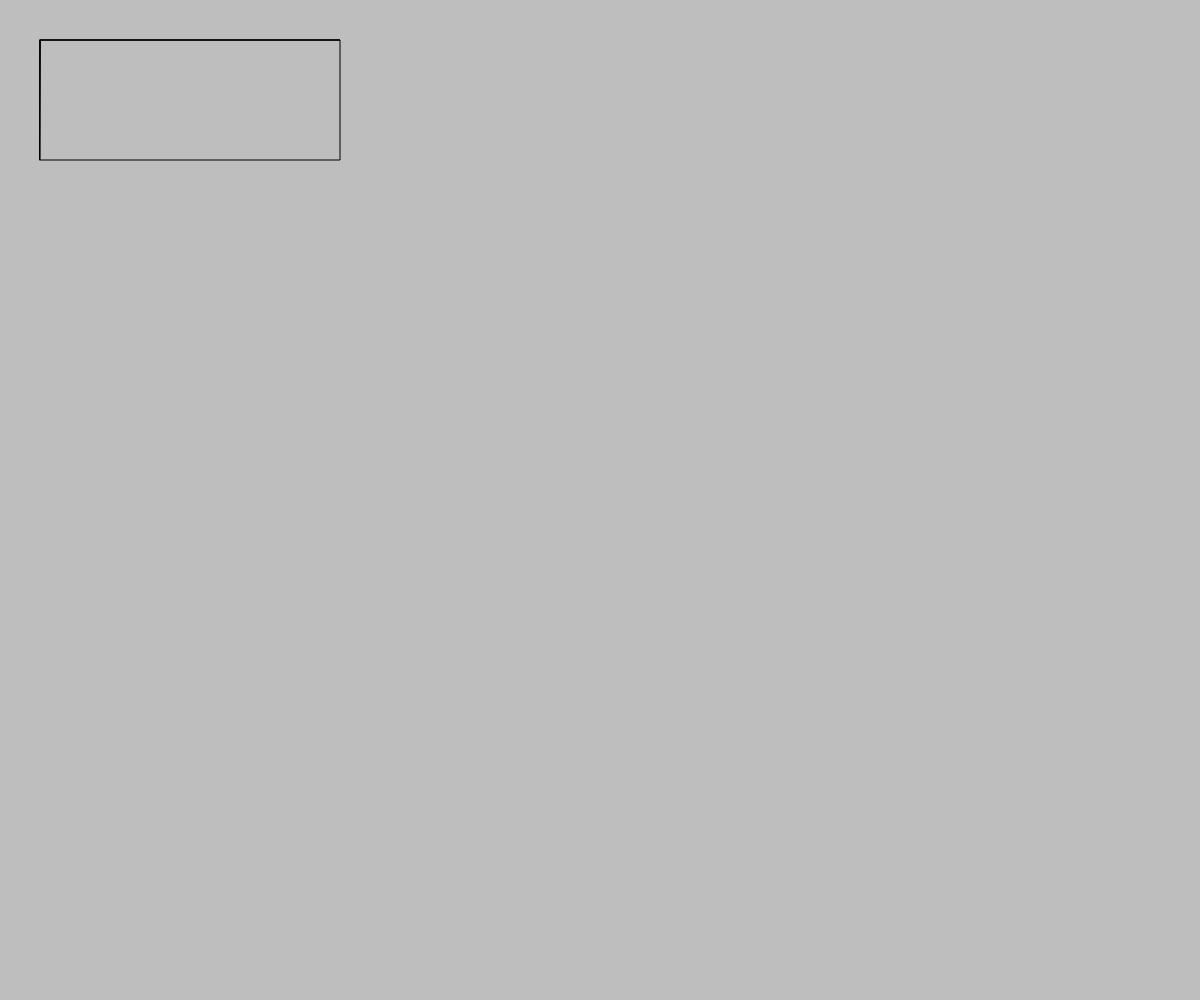
Frame 1 (no input)
Frame 60 (no input): identical to frame 1, image omitted
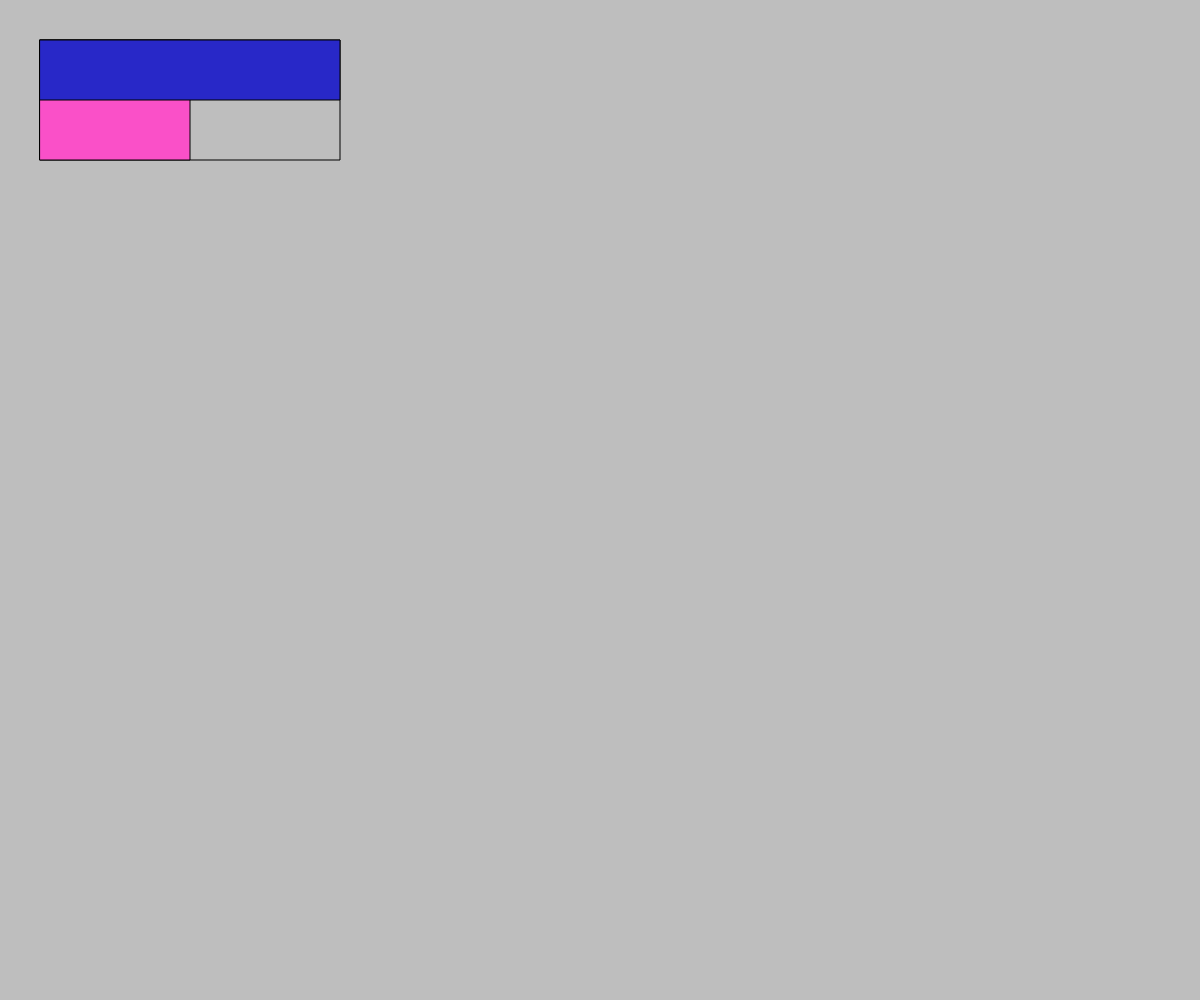
Frame 120 (the mouse pressed at the canvas centre since frame 60)

The p5.js sketch that drew these frames (run headless with seeded random() and noise() and a simulated clock; from frame 60 on, the mouse is pressed at the canvas centre):

// p5.js sketch
// ── sketch.js
function setup() {
  // using innerwidth and innerheight applys the width and height you set in css
  createCanvas(innerWidth, innerHeight);
}

function draw() {
  background(190);
  ////////////////
  // mapping
  ////////////////
  noFill();
  rect(40,40,300,120);
  fill(250,80,200);
  // width is only avaible after createCanvas has been put into setup function
  let w = map(mouseX,0,width,0,300);
  rect(40,40,w,120);

  fill(40,40,200);
  // height is only avaible after createCanvas has been put into setup function
  let h = map(mouseY,0,height,0,120);
  rect(40,40,300,h);

  
}

// ── style.css
body {
  margin: 0;
  padding: 0;

  /*below 5 lines used to center the page */
  display: flex;
  justify-content: center;
  align-items: center;
  width: 100vw;
  height: 100vh;
}

canvas {
  display: block;
}
